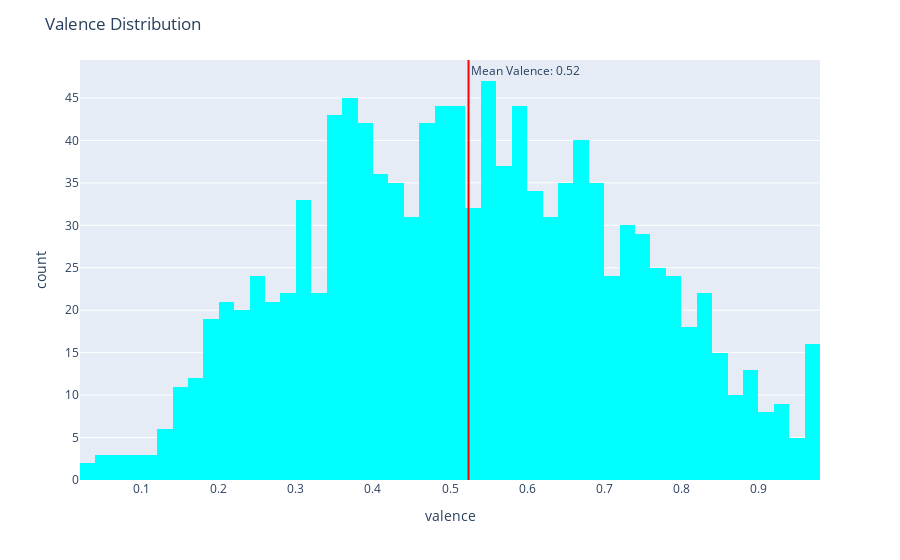

Notebook code cell kept with this figure:
### Code cell
fig = px.histogram(df, x="valence", marginal=None, hover_data=df.columns, color_discrete_sequence=['aqua'])
fig.update_layout(title='Valence Distribution')
mean_valence = df['valence'].mean()
fig.add_vline(x=mean_valence, line_color='red', annotation_text = f"Mean Valence: {mean_valence:.2f}", annotation_position = 'top right')

# Modify the bin size by changing the value of nbins
fig.update_traces(nbinsx=50)

fig.show()

### Figure 1 — Plotly figure (JSON) as saved in the notebook; plotly's stock layout.template omitted (floating-point values rounded to 4 significant figures; data arrays with more than 128 entries replaced by an {"elided": "..."} marker saying what was removed)
{"data": [{"alignmentgroup": "True", "bingroup": "x", "hovertemplate": "valence=%{x}<br>count=%{y}<extra></extra>", "legendgroup": "", "marker": {"color": "aqua", "pattern": {"shape": ""}}, "name": "", "nbinsx": 50, "offsetgroup": "", "orientation": "v", "showlegend": false, "type": "histogram", "x": {"elided": "1170 float values"}, "xaxis": "x", "yaxis": "y"}], "layout": {"annotations": [{"showarrow": false, "text": "Mean Valence: 0.52", "x": 0.524, "xanchor": "left", "xref": "x", "y": 1, "yanchor": "top", "yref": "y domain"}], "barmode": "relative", "legend": {"tracegroupgap": 0}, "margin": {"t": 60}, "shapes": [{"line": {"color": "red"}, "type": "line", "x0": 0.524, "x1": 0.524, "xref": "x", "y0": 0, "y1": 1, "yref": "y domain"}], "title": {"text": "Valence Distribution"}, "xaxis": {"anchor": "y", "domain": [0, 1], "title": {"text": "valence"}}, "yaxis": {"anchor": "x", "domain": [0, 1], "title": {"text": "count"}}}}
